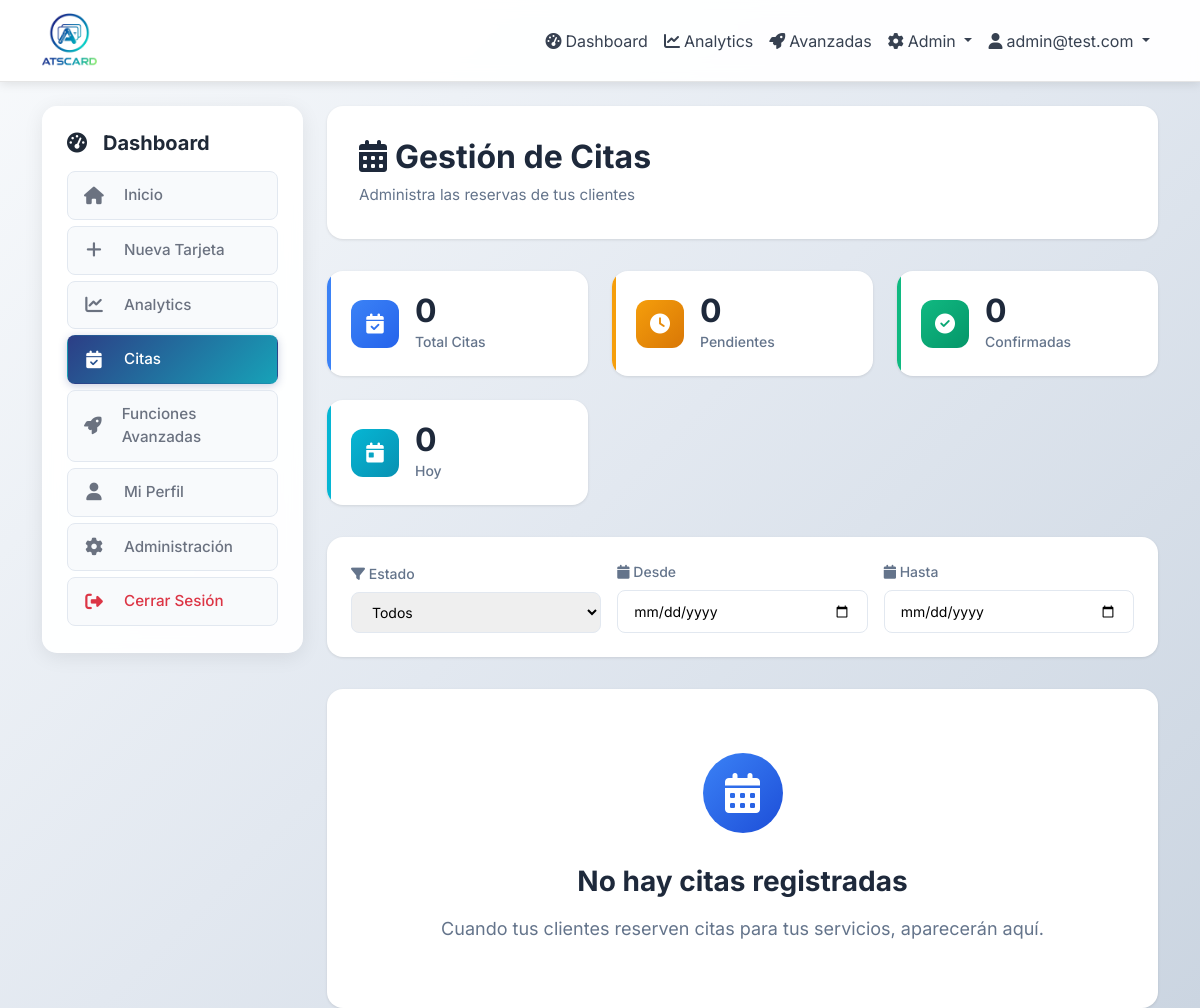
The app's page /dashboard/appointments (signed in), older data.
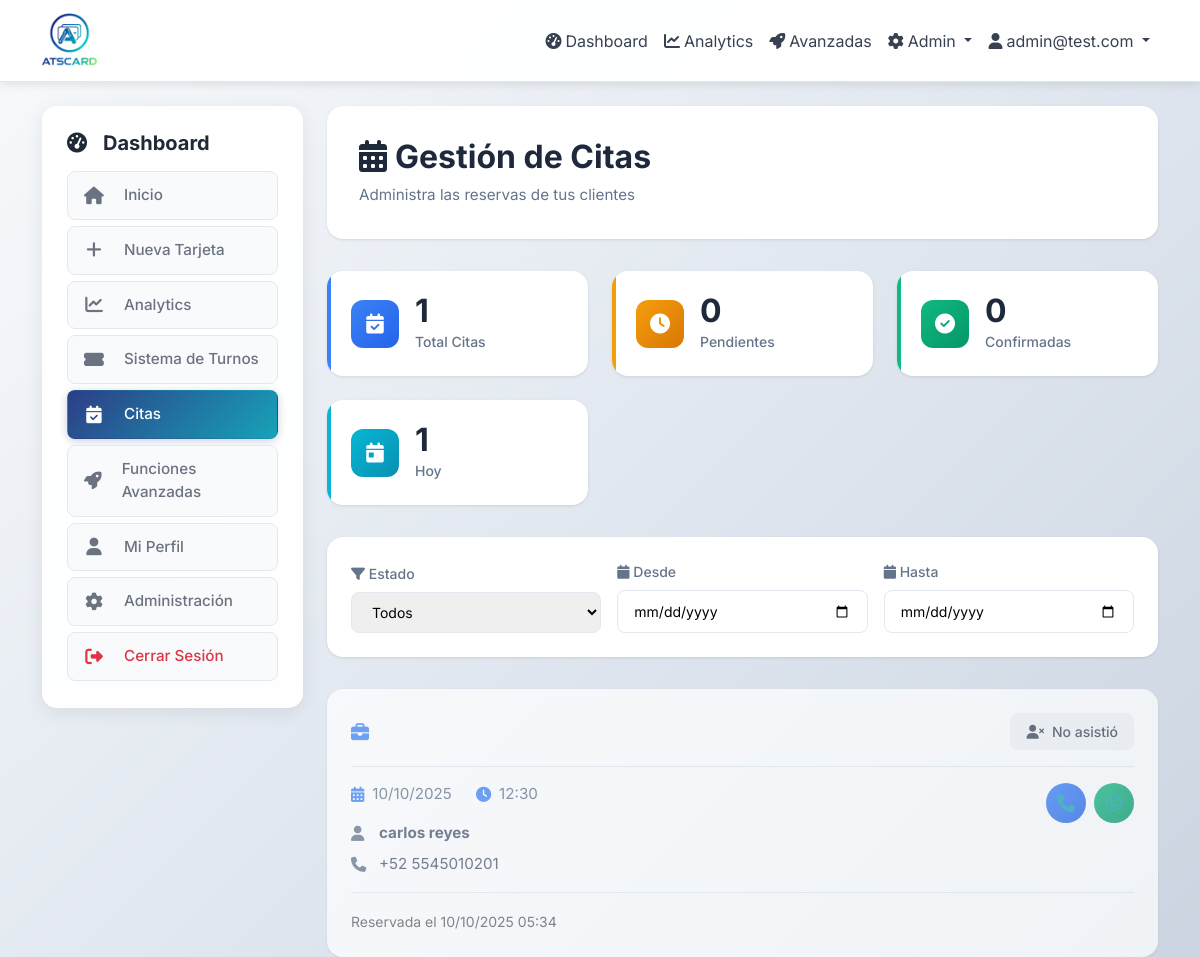
The same page, newer data.
### app/models.py (models this page shows, shortened)
class Appointment(db.Model):
    __tablename__ = 'appointment'
    id = db.Column(db.Integer, primary_key=True)
    service_id = db.Column(db.Integer, db.ForeignKey('service.id'), nullable=False)
    card_id = db.Column(db.Integer, db.ForeignKey('card.id'), nullable=False)
    customer_name = db.Column(db.String(200), nullable=False)
    customer_phone_country = db.Column(db.String(10))  # Prefijo del país (ej: +52)
    customer_phone = db.Column(db.String(20), nullable=False)
    customer_address = db.Column(db.Text)  # Opcional
    appointment_date = db.Column(db.Date, nullable=False, index=True)
    appointment_time = db.Column(db.String(5), nullable=False)  # Formato "HH:MM" (ej: "14:30")
    status = db.Column(
        Enum('pending', 'confirmed', 'cancelled', 'completed', 'no_show', name='appointment_statuses'),
        default='pending',
        nullable=False,
        index=True
    )
    notes = db.Column(db.Text)
    cancellation_reason = db.Column(db.String(500))
    created_at = db.Column(db.DateTime, default=now_utc_for_db, index=True)
    updated_at = db.Column(db.DateTime, default=now_utc_for_db, onupdate=now_utc_for_db)
    confirmed_at = db.Column(db.DateTime)
    completed_at = db.Column(db.DateTime)
    cancelled_at = db.Column(db.DateTime)
    ip_address = db.Column(db.String(45))  # IP del cliente al reservar
    user_agent = db.Column(db.String(500))
    service = db.relationship('Service', backref=db.backref('appointments', lazy='dynamic', cascade='all, delete-orphan'))
    card = db.relationship('Card', backref=db.backref('appointments', lazy='dynamic', cascade='all, delete-orphan'))
    def get_full_phone(self):
        if not self.customer_phone:
            return None
        if self.customer_phone_country:
            return f"{self.customer_phone_country}{self.customer_phone}"
        return self.customer_phone
    def get_whatsapp_url(self, message=None):
        phone = self.get_full_phone()
        if not phone:
            return None
        clean_phone = ''.join(filter(str.isdigit, phone.replace('+', '')))
        if not message:
            message = f"Hola {self.customer_name}, confirmando tu cita para {self.service.title} el {self.appointment_date.strftime('%d/%m/%Y')} a las {self.appointment_time}."
        import urllib.parse
        encoded_message = urllib.parse.quote(message)
        return f"https://wa.me/{clean_phone}?text={encoded_message}"

### app/dashboard/routes.py (the view)
@bp.route('/appointments')
@login_required
def appointments():
    from ..models import Appointment
    from sqlalchemy import or_
    from datetime import date, timedelta
    status_filter = request.args.get('status', 'all')
    date_filter = request.args.get('date', 'all')
    query = Appointment.query.join(Card).filter(Card.owner_id == current_user.id)
    if status_filter != 'all':
        query = query.filter(Appointment.status == status_filter)
    today = date.today()
    if date_filter == 'today':
        query = query.filter(Appointment.appointment_date == today)
    elif date_filter == 'upcoming':
        query = query.filter(Appointment.appointment_date >= today)
    elif date_filter == 'past':
        query = query.filter(Appointment.appointment_date < today)
    elif date_filter == 'week':
        week_from_now = today + timedelta(days=7)
        query = query.filter(Appointment.appointment_date.between(today, week_from_now))
    appointments_list = query.order_by(Appointment.appointment_date.desc(), Appointment.appointment_time.desc()).all()
    all_appointments_query = Appointment.query.join(Card).filter(Card.owner_id == current_user.id)
    stats = {
        'total': all_appointments_query.count(),
        'pending': all_appointments_query.filter(Appointment.status == 'pending').count(),
        'confirmed': all_appointments_query.filter(Appointment.status == 'confirmed').count(),
        'today': all_appointments_query.filter(Appointment.appointment_date == today).count(),
        'upcoming': all_appointments_query.filter(
            Appointment.appointment_date >= today,
            Appointment.status.in_(['pending', 'confirmed'])
        ).count(),
    }
    user_agent = request.headers.get('User-Agent', '').lower()
    is_mobile = any(keyword in user_agent for keyword in [
        'mobile', 'android', 'iphone', 'ipad', 'ipod', 'blackberry', 'windows phone'
    ])
    if is_mobile:
        return render_template('dashboard/appointments_pwa.html',
                              appointments=appointments_list,
                              stats=stats,
                              status_filter=status_filter,
                              date_filter=date_filter)
    else:
        return render_template('dashboard/appointments/index.html',
                              appointments=appointments_list,
                              stats=stats,
                              status_filter=status_filter,
                              date_filter=date_filter)

### app/models.py (called while the page is built)
    def is_admin(self):
        return self.role == 'admin'

    def get_waiting_count(self):
        return self.tickets.filter_by(status='waiting').count()

### app/templates/dashboard/appointments/index.html (shortened to what the changed rows need)
{% extends "base.html" %}
{% block content %}
<div class="row">
    <div class="col-md-3">
        {% include 'dashboard/_sidebar.html' %}
    </div>
    <div class="col-md-9">
        <div class="dashboard-header">
            <div class="header-content">
                <div class="header-left">
                    <h1 class="dashboard-title">
                        <i class="fas fa-calendar-alt me-2"></i>Gestión de Citas
                    </h1>
                </div>
            </div>
        </div>
        <div class="stats-grid">
            <div class="stat-card stat-primary">
                <div class="stat-content">
                    <div class="stat-number">{{ stats.total }}</div>
                    <div class="stat-label">Total Citas</div>
                </div>
            </div>
            <div class="stat-card stat-info">
                <div class="stat-content">
                    <div class="stat-number">{{ stats.today }}</div>
                    <div class="stat-label">Hoy</div>
                </div>
            </div>
        </div>
        {% if appointments %}
        <div class="appointments-section">
            {% for appointment in appointments %}
            <div class="appointment-card {% if appointment.status == 'cancelled' or appointment.status == 'no_show' %}appointment-inactive{% endif %}"
                 data-appointment-id="{{ appointment.id }}">
                <div class="appointment-header">
                    <div class="appointment-service">
                        <i class="fas fa-briefcase"></i>
                    </div>
                    <div class="appointment-status">
                        <span class="status-badge status-{{ appointment.status }}">
                            {% if appointment.status == 'pending' %}
                                <i class="fas fa-clock"></i> Pendiente
                            {% elif appointment.status == 'confirmed' %}
                                <i class="fas fa-check-circle"></i> Confirmada
                            {% elif appointment.status == 'completed' %}
                                <i class="fas fa-check-double"></i> Completada
                            {% elif appointment.status == 'cancelled' %}
                                <i class="fas fa-times-circle"></i> Cancelada
                            {% elif appointment.status == 'no_show' %}
                                <i class="fas fa-user-times"></i> No asistió
                            {% endif %}
                        </span>
                    </div>
                </div>
                <div class="appointment-body">
                    <div class="appointment-left">
                        <div class="appointment-datetime">
                            <div class="datetime-item">
                                <i class="fas fa-calendar-alt"></i>
                                <span>{{ appointment.appointment_date.strftime('%d/%m/%Y') }}</span>
                            </div>
                            <div class="datetime-item">
                                <i class="fas fa-clock"></i>
                                <span>{{ appointment.appointment_time }}</span>
                            </div>
                        </div>
                        <div class="appointment-customer">
                            <div class="customer-info">
                                <i class="fas fa-user"></i>
                                <strong>{{ appointment.customer_name }}</strong>
                            </div>
                            <div class="customer-contact">
                                <i class="fas fa-phone"></i>
                                <span>{{ appointment.customer_phone_country }} {{ appointment.customer_phone }}</span>
                            </div>
                        </div>
                    </div>
                    <div class="appointment-actions">
                        <div class="contact-buttons">
                            <a href="tel:{{ appointment.customer_phone_country }}{{ appointment.customer_phone }}"
                               class="btn-contact btn-phone"
                               title="Llamar">
                                <i class="fas fa-phone"></i>
                            </a>
                            <a href="{{ appointment.get_whatsapp_url() }}"
                               target="_blank"
                               class="btn-contact btn-whatsapp"
                               title="WhatsApp">
                                <i class="fab fa-whatsapp"></i>
                            </a>
                        </div>
                    </div>
                </div>
                <div class="appointment-footer">
                    <small class="text-muted">
                        Reservada el {{ appointment.created_at.strftime('%d/%m/%Y %H:%M') }}
                    </small>
                </div>
            </div>
            {% endfor %}
        </div>
        {% else %}
        <div class="empty-state">
            <div class="empty-icon">
                <i class="fas fa-calendar-alt"></i>
            </div>
            <h2 class="empty-title">No hay citas registradas</h2>
            <p class="empty-description">
                {% if request.args.get('status') or request.args.get('date_from') or request.args.get('date_to') %}
                    No se encontraron citas con los filtros seleccionados.
                    <br>
                    <a href="{{ url_for('dashboard.appointments') }}" class="link-primary">
                        Ver todas las citas
                    </a>
                {% else %}
                    Cuando tus clientes reserven citas para tus servicios, aparecerán aquí.
                {% endif %}
            </p>
        </div>
        {% endif %}
    </div>
</div>
{% endblock %}

Row changes from the older to the newer data that the page shows:
now on this page (row edited): Appointment: status "no_show" (drawn), appointment_date "10/10/2025", appointment_time "12:30", customer_name "carlos reyes", customer_phone_country "+52", customer_phone "5545010201", created_at "10/10/2025 05:34"
Text that changed along with them:
{{ stats.total }}: "0" → "1"
{{ stats.today }}: "0" → "1"
text no longer shown: "No hay citas registradas Cuando tus clientes reserven citas para tus servicios, aparecerán aquí."
text now shown: "Sistema de Turnos"
